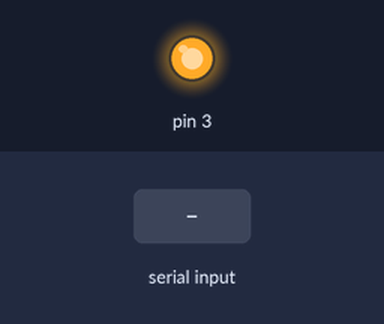
A sketch run on a simulated Arduino Mega 2560, built with avr-gcc and run on an emulated ATmega2560. Parts: output pins drawn as LEDs (lit = HIGH). Inputs (shaded band) come from the test bench. What the sketch prints to the serial monitor is not drawn.

Above: at 1.2 s.
1.3 s: "1" received over the second serial link
Timing chart, 0 to 4.3 s (numbered marks = the images above; inputs shaded):
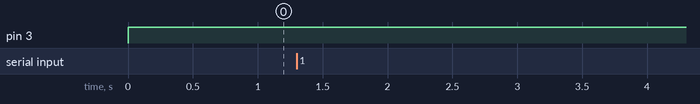

Measured:
- after the input at 1.3 s, every drawn part: stays the same

The sketch:

software_serial.ino
```cpp
#include<SoftwareSerial.h>
SoftwareSerial xyz(5,6);
void setup() {
xyz.begin(38400);
Serial.begin(38400);
pinMode(3, 1);

}

void loop() {
  // put your main code here, to run repeatedly:
digitalWrite(3, 1);
if(xyz.available()>0)
{  Serial.write(xyz.read());}
if(Serial.available()>0)
{  xyz.write(Serial.read());}

}
```
